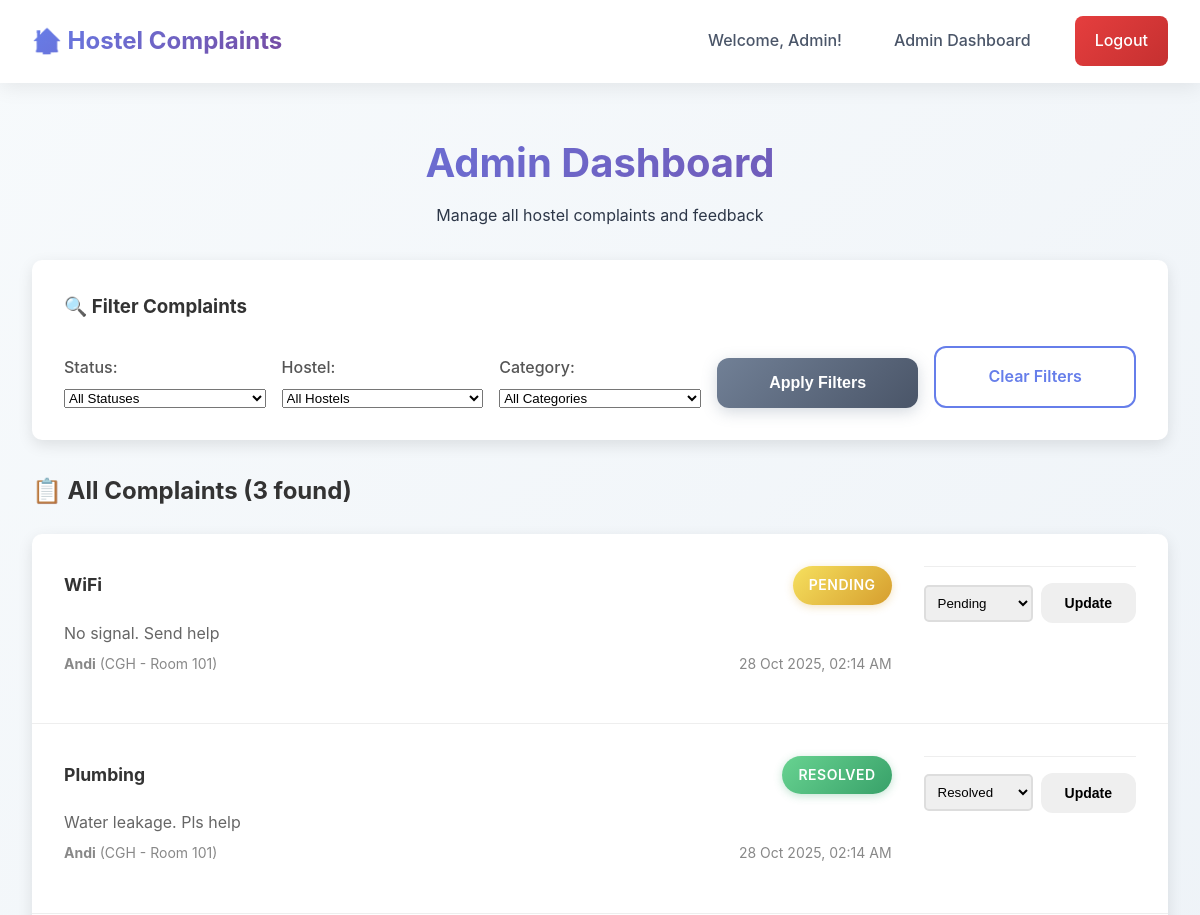
The page /admin_dashboard (signed in, upper part) on the database as committed earlier.
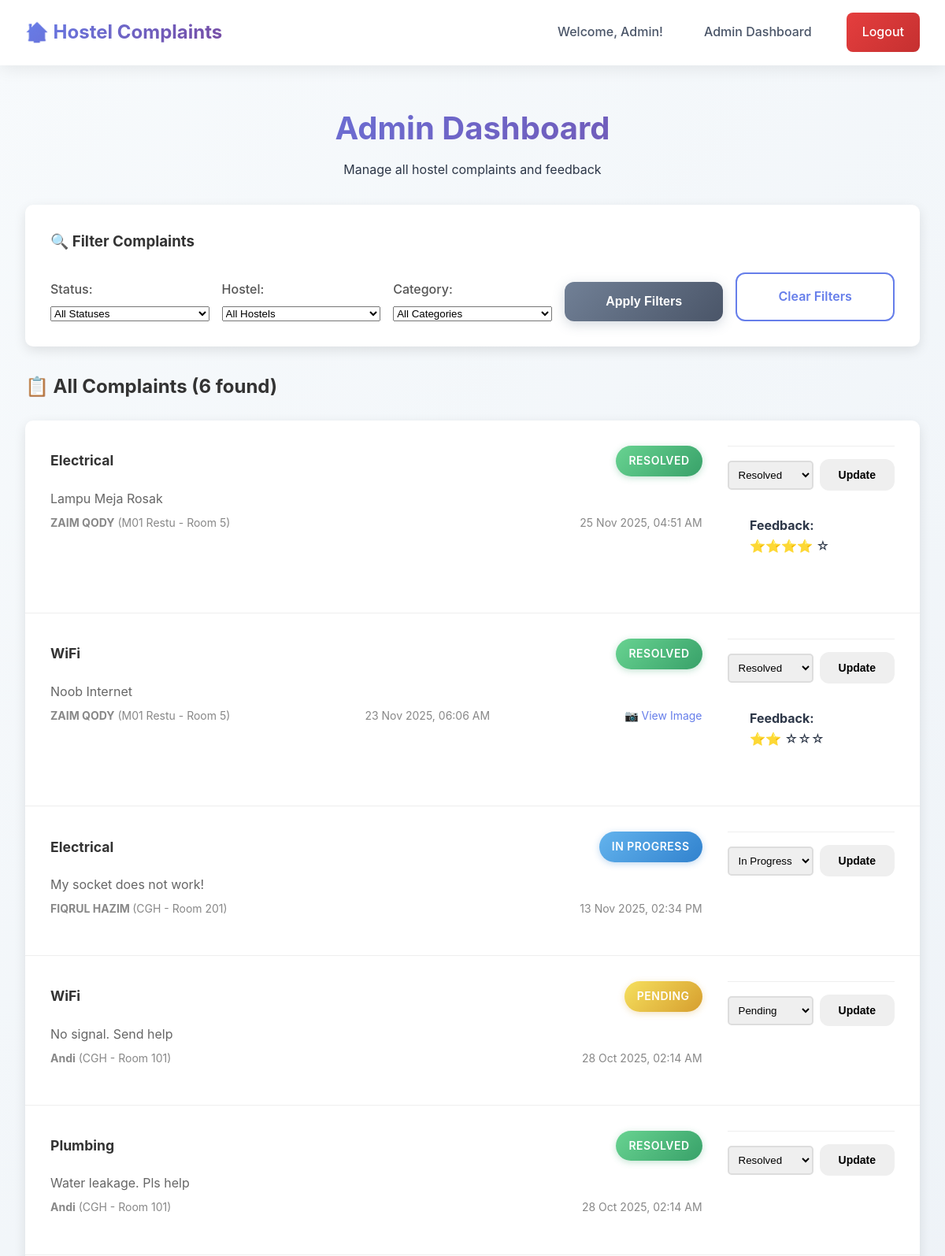
The same page on the database as committed later.
### models.py (models this page shows, shortened)
class Complaint(db.Model):
    id = db.Column(db.Integer, primary_key=True)
    user_id = db.Column(db.Integer, db.ForeignKey('user.id'), nullable=False)
    category = db.Column(db.String(100), nullable=False)  # e.g., 'Electrical', 'Plumbing', 'WiFi', etc.
    description = db.Column(db.Text, nullable=False)
    image_path = db.Column(db.String(200), nullable=True)  # Optional image attachment
    status = db.Column(db.String(20), nullable=False, default='Pending')  # 'Pending', 'In Progress', 'Resolved'
    created_at = db.Column(db.DateTime, default=datetime.utcnow)
    feedback = db.relationship('Feedback', backref='complaint', lazy=True, uselist=False)

class User(db.Model):
    id = db.Column(db.Integer, primary_key=True)
    name = db.Column(db.String(100), nullable=False)
    email = db.Column(db.String(120), unique=True, nullable=False)
    password = db.Column(db.String(200), nullable=False)
    hostel = db.Column(db.String(100), nullable=False)
    room_no = db.Column(db.String(20), nullable=False)
    role = db.Column(db.String(20), nullable=False, default='student')  # 'student' or 'admin'
    created_at = db.Column(db.DateTime, default=datetime.utcnow)
    complaints = db.relationship('Complaint', backref='user', lazy=True)

### app.py (the view)
@app.route('/admin_dashboard')
@admin_required
def admin_dashboard():
    status_filter = request.args.get('status', '')
    hostel_filter = request.args.get('hostel', '')
    category_filter = request.args.get('category', '')
    query = Complaint.query
    if status_filter:
        query = query.filter(Complaint.status == status_filter)
    if hostel_filter:
        query = query.join(User).filter(User.hostel == hostel_filter)
    if category_filter:
        query = query.filter(Complaint.category == category_filter)
    complaints = query.order_by(Complaint.created_at.desc()).all()
    all_hostels = db.session.query(User.hostel).distinct().all()
    all_categories = db.session.query(Complaint.category).distinct().all()
    return render_template('admin_dashboard.html',
                         complaints=complaints,
                         all_hostels=[h[0] for h in all_hostels],
                         all_categories=[c[0] for c in all_categories],
                         current_filters={
                             'status': status_filter,
                             'hostel': hostel_filter,
                             'category': category_filter
                         })

### app.py (called while the page is built)
def admin_required(f):
    from functools import wraps
    @wraps(f)
    def decorated_function(*args, **kwargs):
        if 'user_id' not in session:
            flash('Please log in to access this page.', 'error')
            return redirect(url_for('index'))
        user = User.query.get(session['user_id'])
        if not user or user.role != 'admin':
            flash('Admin access required.', 'error')
            return redirect(url_for('student_dashboard'))
        return f(*args, **kwargs)
    return decorated_function

### templates/admin_dashboard.html (shortened to what this page needs)
{% extends "base.html" %}
{% block content %}
<div class="dashboard-container">
    <div class="dashboard-header">
        <h1>Admin Dashboard</h1>
        <p>Manage all hostel complaints and feedback</p>
    </div>
    <div class="filters-card">
        <h3>🔍 Filter Complaints</h3>
        <form method="GET" action="{{ url_for('admin_dashboard') }}" class="filters-form">
            <div class="filter-group">
                <label for="status">Status:</label>
                <select id="status" name="status">
                    <option value="">All Statuses</option>
                </select>
            </div>
            <div class="filter-group">
                <label for="hostel">Hostel:</label>
                <select id="hostel" name="hostel">
                    <option value="">All Hostels</option>
                </select>
            </div>
            <div class="filter-group">
                <label for="category">Category:</label>
                <select id="category" name="category">
                    <option value="">All Categories</option>
                </select>
            </div>
            <button type="submit" class="btn btn-secondary">Apply Filters</button>
            <a href="{{ url_for('admin_dashboard') }}" class="btn btn-outline">Clear Filters</a>
        </form>
    </div>
    <div class="complaints-admin">
        <h2>📋 All Complaints ({{ complaints|length }} found)</h2>
        {% if complaints %}
            <div class="complaints-table">
                {% for complaint in complaints %}
                <div class="complaint-row">
                    <div class="complaint-info">
                        <div class="complaint-header">
                            <h3>{{ complaint.category }}</h3>
                            <span class="status-badge status-{{ complaint.status.lower().replace(' ', '-') }}">
                                {{ complaint.status }}
                            </span>
                        </div>
                        <p class="complaint-description">{{ complaint.description }}</p>
                        <div class="complaint-meta">
                            <span class="student-info">
                                <strong>{{ complaint.user.name }}</strong>
                                ({{ complaint.user.hostel }} - Room {{ complaint.user.room_no }})
                            </span>
                            <span class="complaint-date">{{ complaint.created_at.strftime('%d %b %Y, %I:%M %p') }}</span>
                            {% if complaint.image_path %}
                                <a href="{{ url_for('static', filename='uploads/' + complaint.image_path) }}" target="_blank" class="complaint-image">📷 View Image</a>
                            {% endif %}
                        </div>
                    </div>
                    <div class="complaint-actions">
                        <form method="POST" action="{{ url_for('update_status') }}" class="status-form">
                            <select name="status" class="status-select">
                                <option value="Pending" {% if complaint.status == 'Pending' %}selected{% endif %}>Pending</option>
                                <option value="In Progress" {% if complaint.status == 'In Progress' %}selected{% endif %}>In Progress</option>
                                <option value="Resolved" {% if complaint.status == 'Resolved' %}selected{% endif %}>Resolved</option>
                            </select>
                            <button type="submit" class="btn btn-small">Update</button>
                        </form>
                        {% if complaint.status == 'Resolved' and complaint.feedback %}
                            <div class="feedback-display">
                                <strong>Feedback:</strong>
                                <div class="rating">
                                    {% for i in range(complaint.feedback.rating) %}⭐{% endfor %}
                                    {% for i in range(5 - complaint.feedback.rating) %}☆{% endfor %}
                                </div>
                            </div>
                        {% endif %}
                    </div>
                </div>
                {% endfor %}
            </div>
        {% else %}
            <div class="empty-state">
                <p>No complaints found matching the current filters.</p>
                <p>Try adjusting your filter criteria or check back later.</p>
            </div>
        {% endif %}
    </div>
</div>
{% endblock %}

### templates/base.html (shortened to what this page needs)
<!DOCTYPE html>
<html lang="en">
<head>
    <link rel="stylesheet" href="{{ url_for('static', filename='css/style.css') }}">
</head>
<body>
    <nav class="navbar">
        <div class="nav-container">
            <div class="nav-brand">
                <h2>🏠 Hostel Complaints</h2>
            </div>
            <div class="nav-menu">
                {% if session.user_id %}
                    <span class="nav-welcome">Welcome, {{ session.user_name }}!</span>
                    {% if session.user_role == 'admin' %}
                        <a href="{{ url_for('admin_dashboard') }}" class="nav-link">Admin Dashboard</a>
                    {% else %}
                        <a href="{{ url_for('student_dashboard') }}" class="nav-link">My Complaints</a>
                    {% endif %}
                    <a href="{{ url_for('logout') }}" class="nav-link logout">Logout</a>
                {% else %}
                    <a href="{{ url_for('index') }}" class="nav-link">Login</a>
                {% endif %}
            </div>
        </div>
    </nav>
    <main class="main-content">
        {% block content %}{% endblock %}
    </main>
</body>
</html>

Rows that differ between the two databases and show on the page:
added Complaint: category "Electrical", status "RESOLVED", description "Lampu Meja Rosak", user.name "ZAIM QODY", user.hostel "M01 Restu", user.room_no "5", created_at "25 Nov 2025, 04:51 AM", status "Resolved", shows "Feedback:"
added Complaint: category "WiFi", status "RESOLVED", description "Noob Internet", user.name "ZAIM QODY", user.hostel "M01 Restu", user.room_no "5", created_at "23 Nov 2025, 06:06 AM", status "Resolved", shows "Feedback:"
added Complaint: category "Electrical", status "IN PROGRESS", description "My socket does not work!", user.name "FIQRUL HAZIM", user.hostel "CGH", user.room_no "201", created_at "13 Nov 2025, 02:34 PM", status "In Progress"
Other text that changed with them:
{{ complaints|length }}: "3" → "6"
